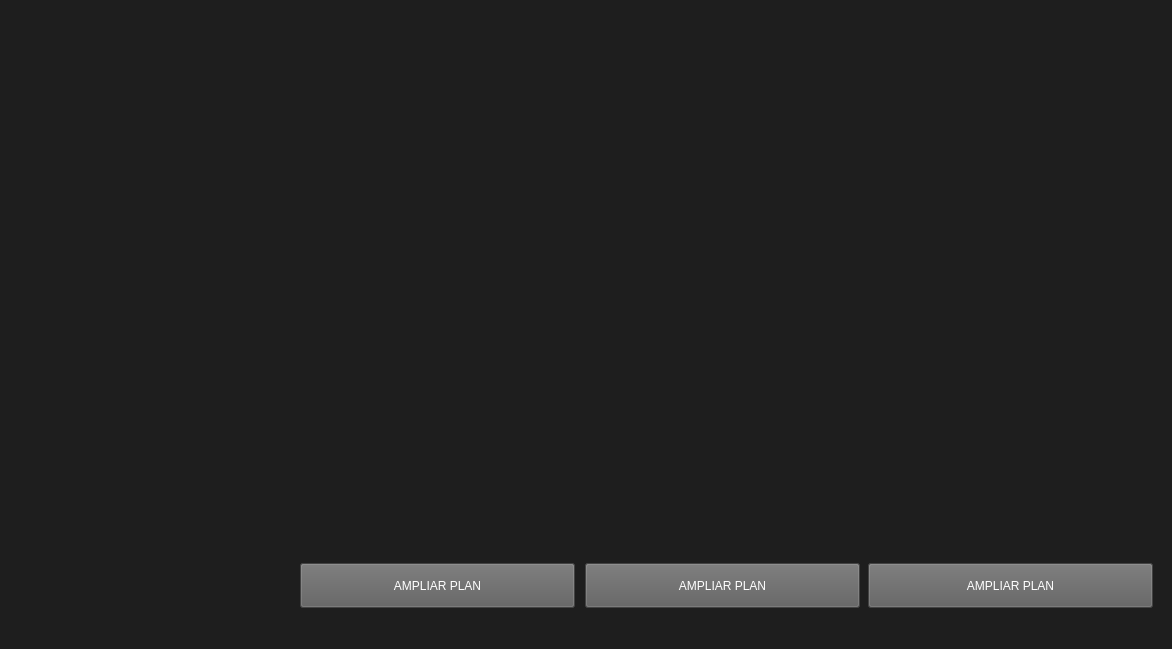
<?xml version="1.0" encoding="UTF-8"?>
<ui version="4.0">
 <class>Planespremium</class>
 <widget class="QWidget" name="Planespremium">
  <property name="geometry">
   <rect>
    <x>0</x>
    <y>0</y>
    <width>1172</width>
    <height>649</height>
   </rect>
  </property>
  <property name="windowTitle">
   <string>Planes Premium</string>
  </property>
  <property name="styleSheet">
   <string notr="true">background-color: rgb(30,30,30);</string>
  </property>
  <widget class="QLabel" name="label_tarifas">
   <property name="geometry">
    <rect>
     <x>0</x>
     <y>0</y>
     <width>1172</width>
     <height>571</height>
    </rect>
   </property>
   <property name="text">
    <string/>
   </property>
   <property name="pixmap">
    <pixmap>traductor_de_gestos\images\tarifas.png</pixmap>
   </property>
  </widget>
  <widget class="QPushButton" name="pushButton_pro">
   <property name="geometry">
    <rect>
     <x>300</x>
     <y>563</y>
     <width>275</width>
     <height>45</height>
    </rect>
   </property>
   <property name="styleSheet">
    <string notr="true">font: 600 22pt &quot;Goudy Old Style&quot;;
background-color: rgb(94, 94, 94);
color: rgb(255, 255, 255);
</string>
   </property>
   <property name="text">
    <string>AMPLIAR PLAN</string>
   </property>
   <property name="iconSize">
    <size>
     <width>30</width>
     <height>30</height>
    </size>
   </property>
  </widget>
  <widget class="QPushButton" name="pushButton_enterprise">
   <property name="geometry">
    <rect>
     <x>585</x>
     <y>563</y>
     <width>275</width>
     <height>45</height>
    </rect>
   </property>
   <property name="styleSheet">
    <string notr="true">font: 600 22pt &quot;Goudy Old Style&quot;;
background-color: rgb(94, 94, 94);
color: rgb(255, 255, 255);
</string>
   </property>
   <property name="text">
    <string>AMPLIAR PLAN</string>
   </property>
   <property name="iconSize">
    <size>
     <width>30</width>
     <height>30</height>
    </size>
   </property>
  </widget>
  <widget class="QPushButton" name="pushButton_enterprise_pro">
   <property name="geometry">
    <rect>
     <x>868</x>
     <y>563</y>
     <width>285</width>
     <height>45</height>
    </rect>
   </property>
   <property name="styleSheet">
    <string notr="true">font: 600 22pt &quot;Goudy Old Style&quot;;
background-color: rgb(94, 94, 94);
color: rgb(255, 255, 255);
</string>
   </property>
   <property name="text">
    <string>AMPLIAR PLAN</string>
   </property>
   <property name="iconSize">
    <size>
     <width>30</width>
     <height>30</height>
    </size>
   </property>
  </widget>
 </widget>
 <resources/>
 <connections/>
</ui>
